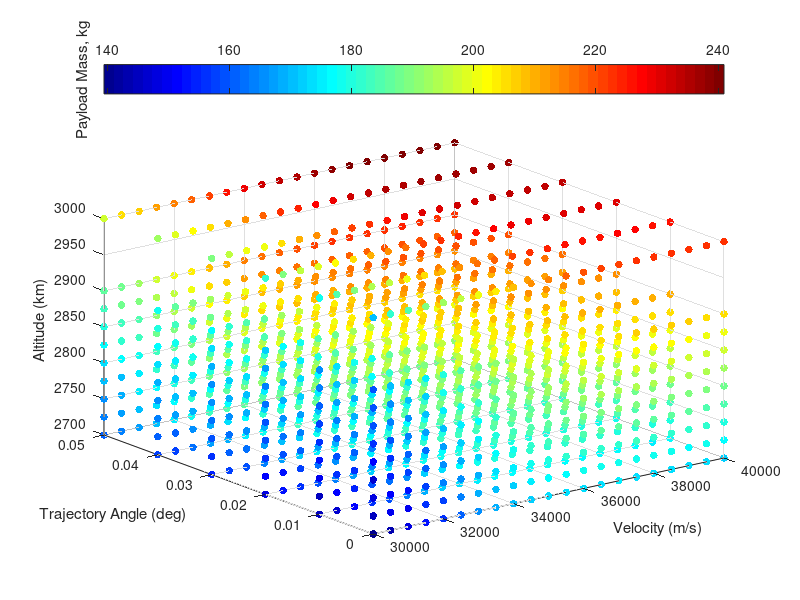
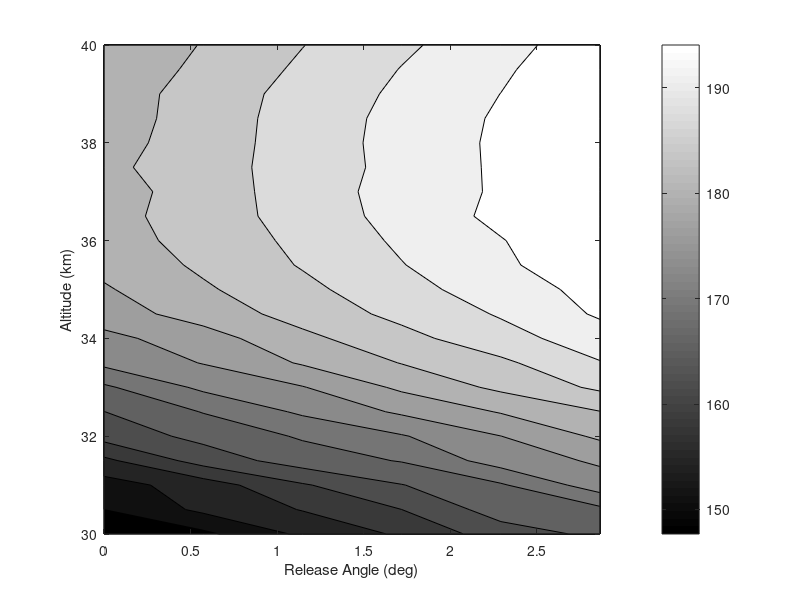

Recreate these plots in MATLAB, in order. (Note: this script raises an error after producing the figures.)
% visualising third stage cost results
% clear all
ThirdStageData = sortrows(dlmread('thirdstageforvis.dat'));
Atmosphere = dlmread('atmosphere.txt');
% map = [0, 0, 0
%     0, 0, 0
%     .0, 0, 0
%     .2, 0, 0
%     .6, 0, 0.0
%     1.0, 0, 0];
% colormap(map)




colormap jet
scatter3(ThirdStageData(:,3),ThirdStageData(:,4),ThirdStageData(:,5),30,ThirdStageData(:,6), 'filled')

ylabel('Trajectory Angle (deg)')
xlabel('Velocity (m/s)')
zlabel('Altitude (km)')
c=colorbar('northoutside');
ylabel(c,'Payload Mass, kg')



% [Alt,Angle,Vel,Payload] = thirdstagemanipulation('thirdstage.dat');
% 
% [meshAlt,meshAngle,meshVel] = meshgrid(Alt,Angle,Vel);
% 
% for i = 1:length(Alt)
%     for j = 1:length(Angle)
%         for k = 1: length(Vel)
%             meshPayload(j,i,k) = interp3(meshAlt,meshAngle,meshVel,Payload,Alt(i),Angle(j),Vel(k));
% 
%         end
%     end
% end

[meshAlt,meshAngle,meshVel] = meshgrid(unique(ThirdStageData(:,3)),unique(ThirdStageData(:,4)),unique(ThirdStageData(:,5)));
meshPayload = permute(reshape(ThirdStageData(:,6),[length(unique(ThirdStageData(:,5))),length(unique(ThirdStageData(:,4))),length(unique(ThirdStageData(:,3)))]),[2 3 1]);

% 
% figure(2)
% ax1 = subplot(2,2,1);
% colormap(gray)
% C = contourf(meshAngle(:,:,1),meshAlt(:,:,1)/1000,meshPayload(:,:,1),13)
% 
% xlabel('Trajectory Angle (deg)')
% ylabel('Altitude (km)')
% title('2800 m/s')
% 
% 
% ax2 = subplot(2,2,2);
% colormap(gray)
% C = contourf(meshAngle(:,:,3),meshAlt(:,:,3)/1000,meshPayload(:,:,3),13)
% 
% xlabel('Trajectory Angle (deg)')
% ylabel('Altitude (km)')
% 
% title('2850 m/s')
% 
% ax3 = subplot(2,2,3);
% colormap(gray)
% C = contourf(meshAngle(:,:,5),meshAlt(:,:,5)/1000,meshPayload(:,:,5),13)
% 
% xlabel('Trajectory Angle (deg)')
% ylabel('Altitude (km)')
% 
% title('2900 m/s')
% 



% ax4 = subplot(2,2,4);
% colormap(gray)
% C = contourf(meshAngle(:,:,6),meshAlt(:,:,6)/1000,meshPayload3,13)
% c=colorbar('southoutside')
% c.LimitsMode = 'manual'
% c.Limits = [200 320]
% xlabel('Trajectory Angle (deg)')
% ylabel('Altitude (km)')
% ylabel(c,'Payload Mass, kg')
% 
% set([ax1 ax2 ax3 ax4],'clim',[200 320]);


 figure(200)

colormap(gray)
C = contourf(rad2deg(meshAngle(:,:,3)),meshAlt(:,:,3)/1000,meshPayload(:,:,3),13)

xlabel('Release Angle (deg)')
ylabel('Altitude (km)')
% title('2750 m/s')
ylim([30 40])
c = colorbar;
c.Label.String = 'Payload (kg)';

% slice(threeDMAT,[1,3,5],[],[])
% colormap hsv


% contourslice(threeDMAT,[1,3,6],[],[],10)



% getting maximum values
[max1,ind1] = max(threeDMAT,[],3);

[max2,ind2] = max(max1,[],2);

ind  = [ind1(ind2),ind2] % this really doesnt tell me much, as it wants very high altitude all the time





% plotting density


figure(4)
plot(Atmosphere(:,1)/1000,  Atmosphere(:,4)),'Color','k','LineWidth',0.8;
xlim([20,40])

xlabel('Altitude (km)')
ylabel('Density (kg/m^3)')


figure(5)

[meshAngle2,meshVel2,meshAlt2] = meshgrid(Angle,Vel,Alt);

colormap(gray)

colormap(flipud(colormap))
hx = slice(meshAngle2,meshVel2,meshAlt2./1000,threeDMAT,[],[2600:100:3000],[])

% [Xq,Yq,Zq] = meshgrid([0:.5:5],[2600:100:3000],[20000:500:40000]);
% threeDMATint = interp3(meshAngle2,meshVel2,meshAlt2,threeDMAT,Xq,Yq,Zq);
% hx = slice(Xq,Yq,Zq/1000,threeDMATint,[],[2600:100:3000],[]);

caxis([220 340]) 
c=colorbar('northoutside')
c.LimitsMode = 'manual'
c.Limits = [180 320]

set(hx, 'EdgeColor', 'none');

% set(hx, 'FaceColor', 'interp'); % use this to smooth
set(hx, 'FaceColor', 'flat');

xlabel('Trajectory Angle (deg)','FontSize',17)
ylabel('Velocity (m/s)','FontSize',17)
zlabel('Altitude (km)','FontSize',17)
ylabel(c,'Payload Mass, kg','FontSize',17)
